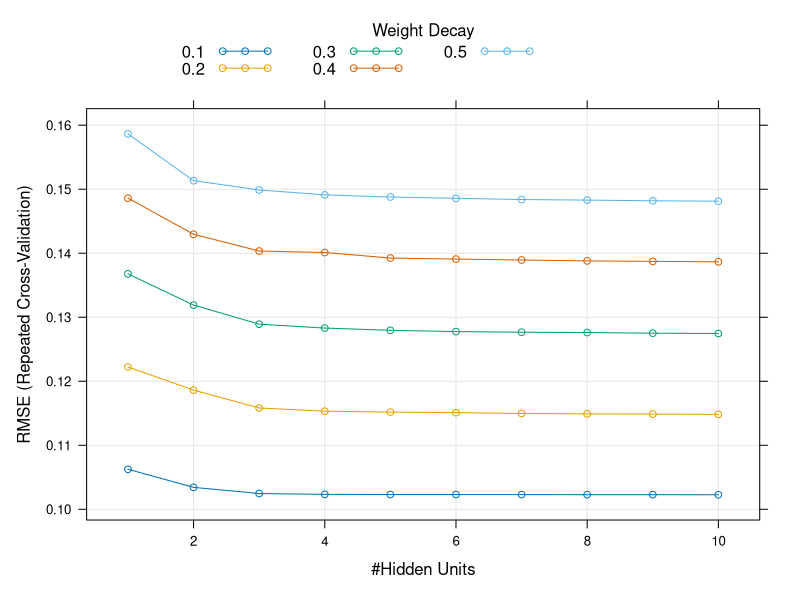
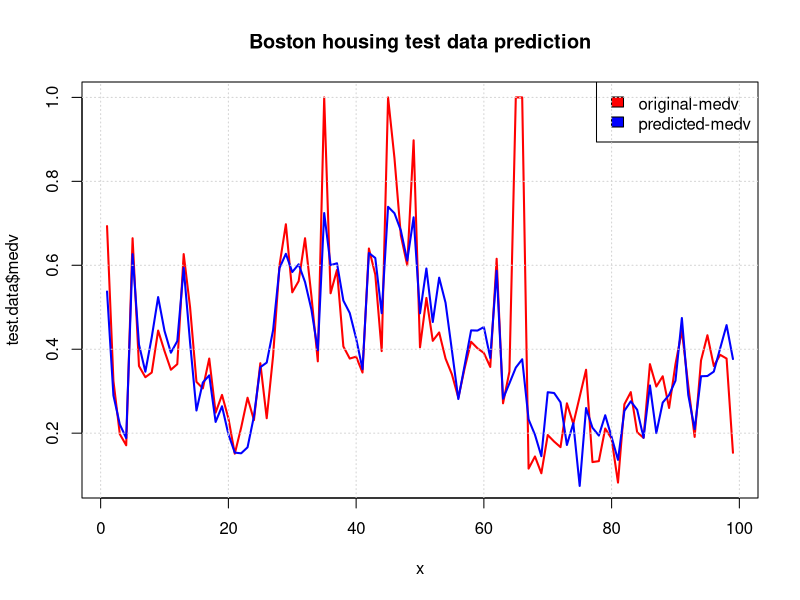

These figures' R source, in order:
# Load the data
# https://cran.r-project.org/web/packages/MASS/MASS.pdf
data("Boston", package = "MASS")

#install.packages("caret")
library(caret)

# Inspect the data
sample(Boston, 3)

summary(Boston)



#preProcValues <- preProcess(Boston, method = c("center", "scale", "nzv"))
preProcValues <- preProcess(Boston, method = c("range"))
data.centered.scaled <- predict(preProcValues, Boston)


# Split the data into training and test set
set.seed(2)
training.samples <- caret::createDataPartition(data.centered.scaled$medv, p = 0.8, list = FALSE)
train.data  <- data.centered.scaled[training.samples, ]
test.data <- data.centered.scaled[-training.samples, ]



fitControl <- trainControl(method = "repeatedcv", # validación cruzada con repetición
                           number = 5,            # número de paquetes de muestra
                           repeats = 3)           # para optimizar métricas 

tuneGrid = expand.grid(size=seq(from = 1, to = 10, by = 1),
                        decay = seq(from = 0.1, to = 0.5, by = 0.1))


rf_fit = caret::train(medv ~ ., data = train.data, method = "nnet",
                       trControl = fitControl,
                       tuneGrid=tuneGrid)


# Plot model error RMSE vs different values of k
plot(rf_fit)

# Best tuning parameter k that minimize the RMSE
rf_fit$bestTune

# Make predictions on the test data
predictions <- predict(rf_fit,test.data)
head(predictions)

# Compute the prediction error RMSE
RMSE(predictions, test.data$medv)

# plots real vs predicted values
x = 1:dim(test.data)[1]
plot(x, test.data$medv, col = "red", type = "l", lwd=2,
     main = "Boston housing test data prediction")
lines(x, predictions, col = "blue", lwd=2)
legend("topright",  legend = c("original-medv", "predicted-medv"), 
       fill = c("red", "blue"), col = 2:3,  adj = c(0, 0.6))
grid() 
